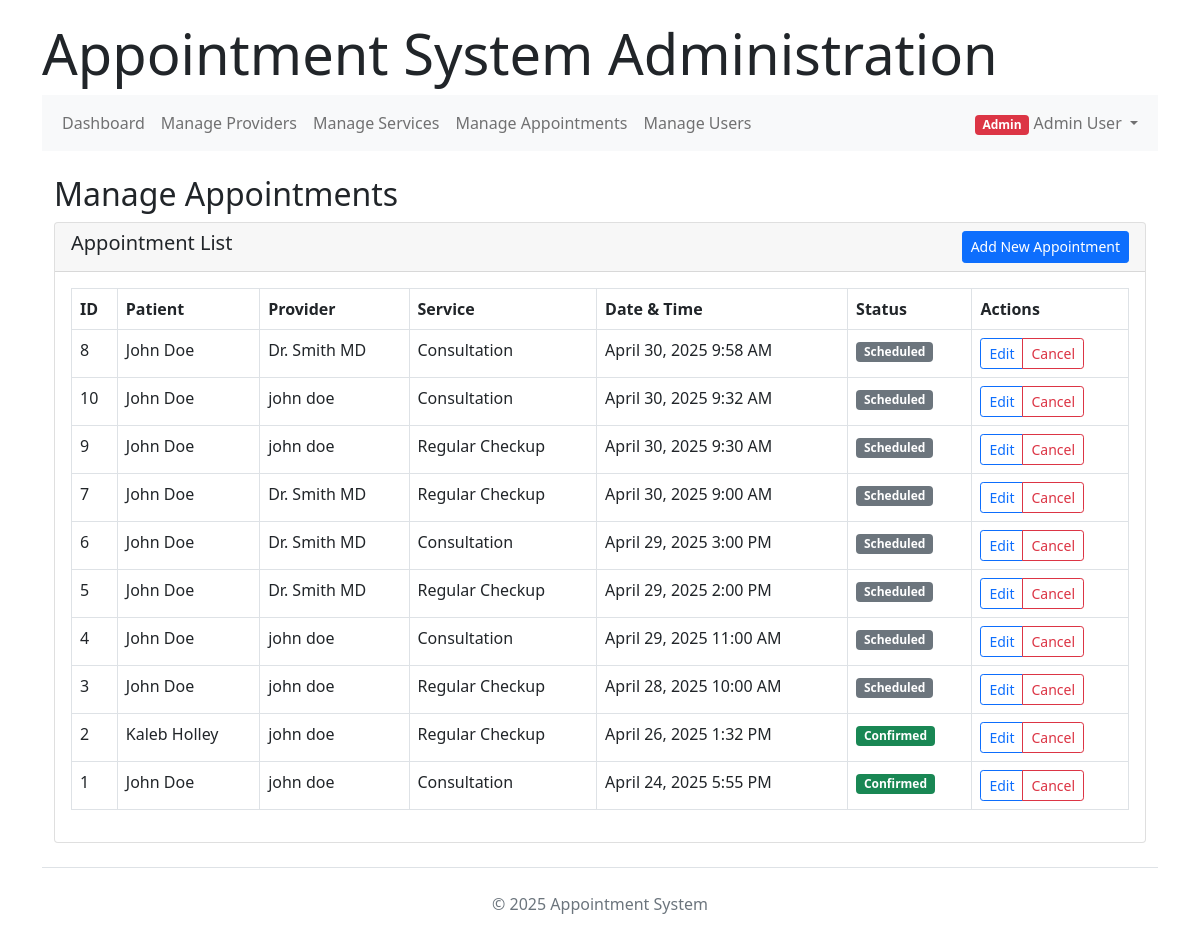
/index.php/admin/appointments (signed in), run on the app's committed database.
### tables this page shows
CREATE TABLE `appointments` (
  `appointment_id` int(11) PRIMARY KEY NOT NULL,
  `patient_id` int(11) NOT NULL,
  `provider_id` int(11) NOT NULL,
  `service_id` int(11) NOT NULL,
  `appointment_date` date NOT NULL,
  `start_time` time NOT NULL,
  `end_time` time NOT NULL,
  `status` ENUM ('scheduled', 'confirmed', 'completed', 'canceled', 'no_show') NOT NULL DEFAULT 'scheduled',
  `type` ENUM ('in_person', 'virtual', 'phone') NOT NULL DEFAULT 'in_person',
  `notes` text DEFAULT null,
  `reason` text DEFAULT null,
  `reminder_sent` tinyint(1) DEFAULT 0,
  `confirmed_at` datetime DEFAULT null,
  `canceled_at` datetime DEFAULT null,
  `created_at` datetime DEFAULT (current_timestamp()),
  `updated_at` datetime DEFAULT (current_timestamp())
);

CREATE TABLE `services` (
  `service_id` int(11) PRIMARY KEY NOT NULL,
  `name` varchar(255) NOT NULL,
  `description` text DEFAULT null,
  `duration` int(11) DEFAULT 30,
  `price` decimal(10,2) DEFAULT null,
  `is_active` tinyint(1) DEFAULT 1,
  `created_at` timestamp DEFAULT (current_timestamp())
);

### public_html/bootstrap.php (called while the page is built, shortened)
<?php
require_once APP_ROOT . '/core/helpers.php';
require_once CORE_PATH . '/helpers.php';
function get_db() {
    static $db = null;
    if ($db === null) {
        if (defined('DB_HOST') && defined('DB_USER') && defined('DB_PASS') && defined('DB_NAME')) {
            $db = new mysqli(DB_HOST, DB_USER, DB_PASS, DB_NAME);
            $db->set_charset('utf8mb4');
        } else {
            throw new Exception("Database constants not defined");
        }
    }
    return $db;
}
return true;

### controllers/admin_controller.php (called while the page is built, shortened)
<?php
require_once MODEL_PATH . '/ActivityLog.php';
require_once MODEL_PATH . '/Appointment.php';
class AdminController {
    protected $appointmentModel;
    public function __construct() {
        $this->db = get_db();
        $this->activityLogModel = new ActivityLog($this->db);
        $this->appointmentModel = new Appointment($this->db);
    }
    public function appointments($action = 'list', $id = null) {
        $appointments = $this->appointmentModel->getAllAppointments();
        include VIEW_PATH . '/admin/appointments.php';
    }
}

### models/ActivityLog.php (called while the page is built, shortened)
<?php
class ActivityLog {
    private $db;
    public function __construct($db) {
        $this->db = $db;
        $this->ensureTableExists();
    }
    private function ensureTableExists() {
        try {
            $tableExists = false;
            if ($this->db instanceof mysqli) {
                $result = $this->db->query("SHOW TABLES LIKE 'activity_log'");
                $tableExists = $result && $result->num_rows > 0;
            } else {
                $stmt = $this->db->query("SHOW TABLES LIKE 'activity_log'");
                $tableExists = $stmt->rowCount() > 0;
            }
            if (!$tableExists) {
                $query = "CREATE TABLE activity_log (
                    log_id INT AUTO_INCREMENT PRIMARY KEY,
                    user_id INT NULL,
                    description TEXT NOT NULL,
                    category VARCHAR(50) DEFAULT 'general',
                    ip_address VARCHAR(45) NULL,
                    details TEXT NULL,
                    related_id INT NULL,
                    related_type VARCHAR(50) NULL,
                    created_at TIMESTAMP DEFAULT CURRENT_TIMESTAMP,
                    INDEX (user_id),
                    INDEX (category),
                    INDEX (related_id, related_type),
                    INDEX (created_at)
                )";
                if ($this->db instanceof mysqli) {
                    $this->db->query($query);
                } else {
                    $this->db->exec($query);
                }
                $this->logActivity(null, "Activity logging system initialized", "system");
            } else {
                $this->ensureColumnsExist();
            }
        } catch (Exception $e) {
            error_log("Error ensuring activity_log table exists: " . $e->getMessage());
        }
    }
    private function ensureColumnsExist() {
        try {
            if ($this->db instanceof mysqli) {
                $result = $this->db->query("SHOW COLUMNS FROM activity_log LIKE 'category'");
                $result = $this->db->query("SHOW COLUMNS FROM activity_log LIKE 'details'");
                $result = $this->db->query("SHOW COLUMNS FROM activity_log LIKE 'related_id'");
            }
        } catch (Exception $e) {
            error_log("Error ensuring columns exist: " . $e->getMessage());
        }
    }
}

### core/helpers.php (called while the page is built, shortened)
<?php
function base_url($path = '') {
    $protocol = isset($_SERVER['HTTPS']) && $_SERVER['HTTPS'] !== 'off' ? 'https' : 'http';
    $host = $_SERVER['HTTP_HOST'];
    $script_name = $_SERVER['SCRIPT_NAME'];
    $base_dir = dirname($script_name);
    $base_url = "{$protocol}://{$host}{$base_dir}";
    $base_url = rtrim($base_url, '/');
    $path = ltrim($path, '/');
    return $path ? "{$base_url}/{$path}" : $base_url;
}

### models/Appointment.php (called while the page is built, shortened)
<?php
class Appointment {
    private $db;
    public function __construct($db) {
        $this->db = $db;
    }
    public function getAllAppointments() {
        try {
            $query = "SELECT a.*,
                CONCAT(p.first_name, ' ', p.last_name) AS patient_name,
                CONCAT(pr.first_name, ' ', pr.last_name) AS provider_name,
                s.name AS service_name
                FROM appointments a
                JOIN users p ON a.patient_id = p.user_id
                JOIN users pr ON a.provider_id = pr.user_id
                JOIN services s ON a.service_id = s.service_id
                ORDER BY a.appointment_date DESC, a.start_time DESC";
            $result = $this->db->query($query);
            $appointments = [];
            if ($result && $result->num_rows > 0) {
                while ($row = $result->fetch_assoc()) {
                    $appointments[] = $row;
                }
            }
            return $appointments;
        } catch (Exception $e) {
            error_log("Error getting all appointments: " . $e->getMessage());
            return [];
        }
    }
}
?>

### views/admin/appointments.php (the view, shortened to what this page needs)
<?php include VIEW_PATH . '/partials/admin_header.php'; ?>
<div class="container">
    <h2>Manage Appointments</h2>
    <div class="row mb-3">
        <div class="col-md-12">
            <div class="card">
                <div class="card-header d-flex justify-content-between">
                    <h5>Appointment List</h5>
                    <button type="button" class="btn btn-primary btn-sm" data-bs-toggle="modal" data-bs-target="#addAppointmentModal">
                        Add New Appointment
                    </button>
                </div>
                <div class="card-body">
                    <div class="table-responsive">
                        <table class="table table-bordered table-hover">
                            <thead>
                                <tr>
                                    <th>ID</th>
                                    <th>Patient</th>
                                    <th>Provider</th>
                                    <th>Service</th>
                                    <th>Date & Time</th>
                                    <th>Status</th>
                                    <th>Actions</th>
                                </tr>
                            </thead>
                            <tbody>
                                <?php if(!empty($appointments)): ?>
                                    <?php foreach ($appointments as $appointment): ?>
                                    <tr>
                                        <td><?= $appointment['appointment_id'] ?></td>
                                        <td><?= htmlspecialchars($appointment['patient_name'] ?? 'N/A') ?></td>
                                        <td><?= htmlspecialchars($appointment['provider_name'] ?? 'N/A') ?></td>
                                        <td><?= htmlspecialchars($appointment['service_name'] ?? 'N/A') ?></td>
                                        <td><?= date('F j, Y g:i A', strtotime($appointment['appointment_date'] . ' ' . $appointment['start_time'])) ?></td>
                                        <td>
                                            <span class="badge bg-<?=
                                                $appointment['status'] === 'confirmed' ? 'success' :
                                                ($appointment['status'] === 'pending' ? 'warning' :
                                                ($appointment['status'] === 'canceled' ? 'danger' : 'secondary'))
                                            ?>">
                                                <?= ucfirst($appointment['status']) ?>
                                            </span>
                                        </td>
                                        <td>
                                            <div class="btn-group btn-group-sm">
                                                <a href="<?= base_url('index.php/admin/appointments/edit/' . $appointment['appointment_id']) ?>" class="btn btn-outline-primary">Edit</a>
                                                <button type="button" class="btn btn-outline-danger" data-bs-toggle="modal" data-bs-target="#deleteAppointmentModal<?= $appointment['appointment_id'] ?>">Cancel</button>
                                            </div>
                                        </td>
                                    </tr>
                                    <?php endforeach; ?>
                                <?php else: ?>
                                    <tr>
                                        <td colspan="7" class="text-center">No appointments found</td>
                                    </tr>
                                <?php endif; ?>
                            </tbody>
                        </table>
                    </div>
                </div>
            </div>
        </div>
    </div>
</div>
<?php include VIEW_PATH . '/partials/footer.php'; ?>

### public_html/index.php (shortened to what this page needs)
<?php
require_once 'bootstrap.php';
$path = $_SERVER['PATH_INFO'] ?? $_SERVER['REQUEST_URI'] ?? '/';
try {
    $path = trim($path, '/');
    $path = filter_var($path, FILTER_SANITIZE_URL);
    $segments = explode('/', $path);
    $controller_name = $segments[0];
    $action = $segments[1] ?? 'index';
    $params = array_slice($segments, 2);
    $controller_file = APP_ROOT . '/controllers/' . strtolower($controller_name) . '_controller.php';
    if (file_exists($controller_file)) {
        $controller = new $class_name();
        if (method_exists($controller, $action)) {
            call_user_func_array([$controller, $action], $params);
        } else {
            throw new Exception("Action '{$action}' not found in controller '{$controller_name}'");
        }
    }
} catch (Exception $e) {
    header('HTTP/1.1 404 Not Found');
    echo "<h1>Error</h1>";
    echo "<p>{$e->getMessage()}</p>";
    echo "<h2>Available Views:</h2>";
    echo "<ul>";
    $view_dirs = glob(VIEW_PATH . "/*", GLOB_ONLYDIR);
    foreach ($view_dirs as $dir) {
        $dir_name = basename($dir);
        echo "<li><strong>{$dir_name}/</strong>";
        $view_files = glob($dir . "/*.php");
        if (!empty($view_files)) {
            echo "<ul>";
            foreach ($view_files as $file) {
                $file_name = basename($file, ".php");
                echo "<li><a href='/{$dir_name}/{$file_name}'>{$file_name}</a></li>";
            }
            echo "</ul>";
        }
        echo "</li>";
    }
    $view_files = glob(VIEW_PATH . "/*.php");
    if (!empty($view_files)) {
        echo "<li><strong>Root Views:</strong><ul>";
        foreach ($view_files as $file) {
            $file_name = basename($file, ".php");
            echo "<li><a href='/{$file_name}'>{$file_name}</a></li>";
        }
        echo "</ul></li>";
    }
    echo "</ul>";
    echo "<h2>Available Controllers:</h2>";
    echo "<ul>";
    $controllers = glob(CONTROLLER_PATH . "/*_controller.php");
    foreach ($controllers as $controller) {
        $controller_name = basename($controller, "_controller.php");
        echo "<li>{$controller_name}</li>";
    }
    echo "</ul>";
    echo "<h2>Debug Information</h2>";
    echo "<p>Requested Path: {$path}</p>";
    echo "<p>Controller: {$controller_name}</p>";
    echo "<p>Action: {$action}</p>";
    if (get_environment() === 'development' || config('debug', false)) {
        echo "<pre>{$e->getTraceAsString()}</pre>";
    }
}

### views/partials/admin_header.php (shortened to what this page needs)
<!DOCTYPE html>
<html lang="en">
<head>
    <link href="https://cdn.jsdelivr.net/npm/bootstrap@5.0.2/dist/css/bootstrap.min.css" rel="stylesheet">
</head>
<body>
    <div class="container">
        <header class="mb-4">
            <h1 class="display-4">Appointment System Administration</h1>
            <nav class="navbar navbar-expand-lg navbar-light bg-light">
                <div class="container-fluid">
                    <div class="collapse navbar-collapse" id="adminNavbar">
                        <ul class="navbar-nav">
                            <li class="nav-item">
                                <a class="nav-link" href="<?= base_url('index.php/admin') ?>">Dashboard</a>
                            </li>
                            <li class="nav-item">
                                <a class="nav-link" href="<?= base_url('index.php/admin/providers') ?>">Manage Providers</a>
                            </li>
                            <li class="nav-item">
                                <a class="nav-link" href="<?= base_url('index.php/admin/services') ?>">Manage Services</a>
                            </li>
                            <li class="nav-item">
                                <a class="nav-link" href="<?= base_url('index.php/admin/appointments') ?>">Manage Appointments</a>
                            </li>
                            <li class="nav-item">
                                <a class="nav-link" href="<?= base_url('index.php/admin/users') ?>">Manage Users</a>
                            </li>
                        </ul>
                        <ul class="navbar-nav ms-auto">
                            <?php if (isset($_SESSION['logged_in']) && $_SESSION['logged_in'] === true): ?>
                                <li class="nav-item dropdown">
                                    <a class="nav-link dropdown-toggle" href="#" id="adminNavDropdown" role="button" data-bs-toggle="dropdown" aria-expanded="false">
                                        <span class="badge bg-danger">Admin</span>
                                        <?= htmlspecialchars($_SESSION['name'] ?? 'Admin') ?>
                                    </a>
                                </li>
                            <?php endif; ?>
                        </ul>
                    </div>
                </div>
            </nav>
        </header>

### views/partials/footer.php (shortened to what this page needs)
<footer class="mt-4 pt-4 border-top">
            <p class="text-center text-muted">© 2025 Appointment System</p>
        </footer>
    </div>
</body>
</html>

### views/partials/admin_header.php (style rules this page uses)
body { padding-top: 20px; padding-bottom: 20px; }

### data on the page
appointments: appointment_id "8", patient_name "John Doe", provider_name "Dr. Smith MD", service.name "Consultation", appointment_date+start_time "April 30, 2025 9:58 AM", status "Scheduled"
appointments: appointment_id "10", patient_name "John Doe", provider_name "john doe", service.name "Consultation", appointment_date+start_time "April 30, 2025 9:32 AM", status "Scheduled"
appointments: appointment_id "9", patient_name "John Doe", provider_name "john doe", service.name "Regular Checkup", appointment_date+start_time "April 30, 2025 9:30 AM", status "Scheduled"
appointments: appointment_id "7", patient_name "John Doe", provider_name "Dr. Smith MD", service.name "Regular Checkup", appointment_date+start_time "April 30, 2025 9:00 AM", status "Scheduled"
appointments: appointment_id "6", patient_name "John Doe", provider_name "Dr. Smith MD", service.name "Consultation", appointment_date+start_time "April 29, 2025 3:00 PM", status "Scheduled"
appointments: appointment_id "5", patient_name "John Doe", provider_name "Dr. Smith MD", service.name "Regular Checkup", appointment_date+start_time "April 29, 2025 2:00 PM", status "Scheduled"
appointments: appointment_id "4", patient_name "John Doe", provider_name "john doe", service.name "Consultation", appointment_date+start_time "April 29, 2025 11:00 AM", status "Scheduled"
appointments: appointment_id "3", patient_name "John Doe", provider_name "john doe", service.name "Regular Checkup", appointment_date+start_time "April 28, 2025 10:00 AM", status "Scheduled"
appointments: appointment_id "2", patient_name "Kaleb Holley", provider_name "john doe", service.name "Regular Checkup", appointment_date+start_time "April 26, 2025 1:32 PM", status "Confirmed"
appointments: appointment_id "1", patient_name "John Doe", provider_name "john doe", service.name "Consultation", appointment_date+start_time "April 24, 2025 5:55 PM", status "Confirmed"

### other printed values
$_SESSION['name'] "Admin User"
